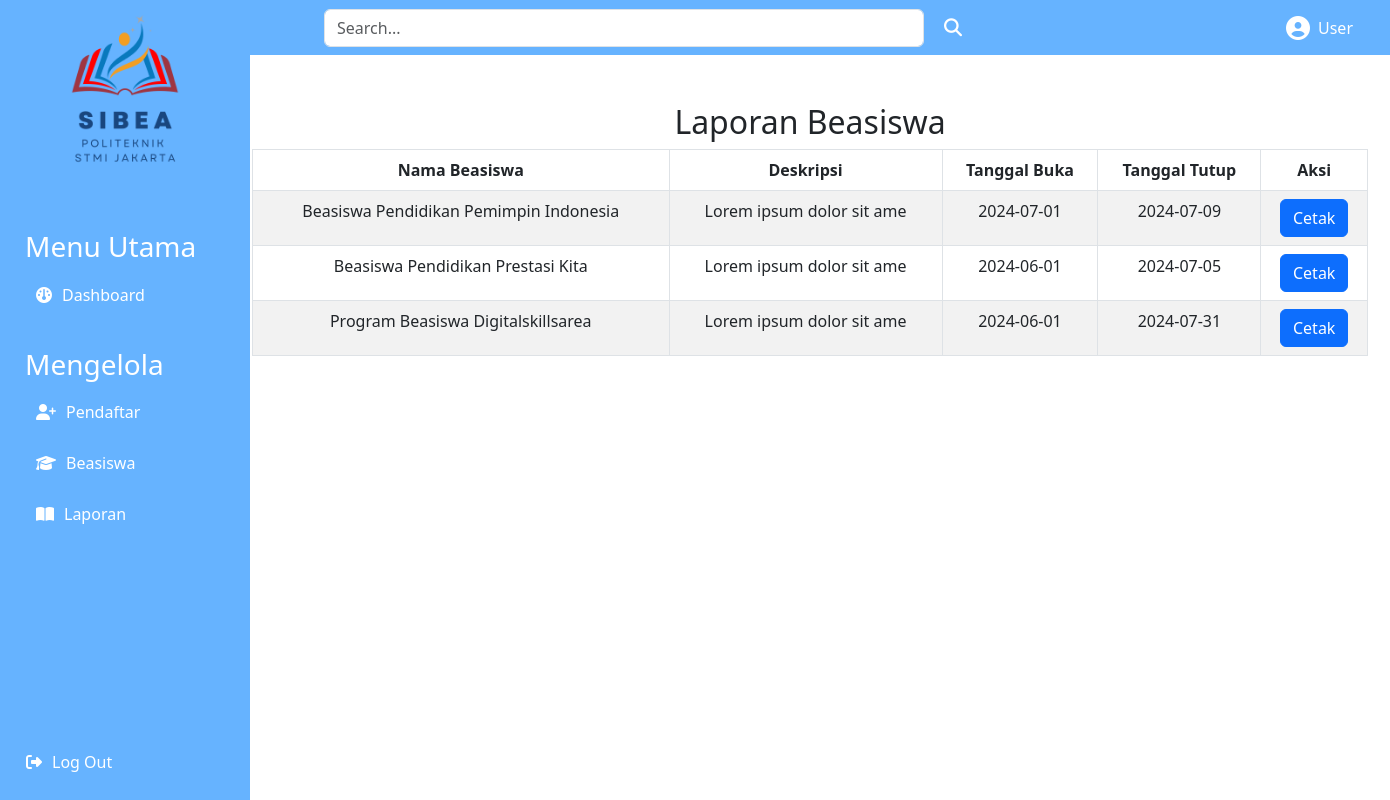
Screenshot of /dashboard/laporan/laporan.php with the database file from the repository.
### tables this page shows
CREATE TABLE `beasiswa` (
  `Id_beasiswa` int(11) NOT NULL,
  `Id_Admin` int(11) NOT NULL,
  `Nama_beasiswa` varchar(100) NOT NULL,
  `thumbnail` varchar(255) DEFAULT NULL,
  `Syarat` text DEFAULT NULL,
  `deskripsi` varchar(25) NOT NULL,
  `open_date` date NOT NULL,
  `close_date` date NOT NULL
);

### dashboard/laporan/laporan.php (the view, shortened to what this page needs)
<!DOCTYPE html>
<html lang="en">
<head>
    <link href="https://cdn.jsdelivr.net/npm/bootstrap@5.3.0/dist/css/bootstrap.min.css" rel="stylesheet">
    <link rel="stylesheet" href="../assets/style.css">
    <link rel="stylesheet" href="https://cdnjs.cloudflare.com/ajax/libs/font-awesome/6.4.0/css/all.min.css">
</head>
<body>
    <nav class="navbar navbar-expand-lg navbar-light">
        <div class="container-fluid">
            <div class="d-flex justify-content-between w-100">
                <form class="d-flex form-inline">
                    <input class="form-control me-2" type="search" placeholder="Search..." aria-label="Search">
                    <button class="btn btn-outline-light" type="submit">
                        <i class="fas fa-search"></i>
                    </button>
                </form>
            </div>
            <div class="d-flex align-items-center text-center" style="margin-right: 25px;">
                <i class="fas fa-user-circle" style="font-size: 24px; color: white; margin-right: 8px;"></i>
                <p class="mb-0 text-white">User</p>
            </div>
        </div>
    </nav>
    <div class="sidebar">
        <div class="logo text-center">
            <img src="../assets/logo.png" style="height: 150px; width:auto;" alt="Logo">
        </div>
        <div class="menu">
            <div class="menu-utama">
                <h3>Menu Utama</h3>
                <a href="../dashboard.php" class="btn">
                    <i class="fa-solid fa-gauge"></i>Dashboard
                </a>
            </div>
            <div class="menu-utama">
                <h3>Mengelola</h3>
                <a href="../pendaftar/pendaftar.php" class="btn">
                    <i class="fas fa-user-plus"></i>Pendaftar
                </a>
                <a href="../beasiswa/beasiswa.php" class="btn">
                    <i class="fas fa-graduation-cap"></i>Beasiswa
                </a>
                <a href="/beasiswa/dashboard/laporan/laporan.php" class="btn">
                    <i class="fa-solid fa-book-open"></i></i>Laporan
                </a>
            </div>
        </div>
        <div class="logout">
            <a href="../logout.php" class="btn">
                <i class="fas fa-sign-out-alt"></i> Log Out
            </a>
        </div>
    </div>
    <div class="container mt-5 text-center" style="margin-left: 240px;">
        <h2>Laporan Beasiswa</h2>
        <div class="table-responsive">
            <table class="table table-striped table-bordered">
                <thead>
                    <tr>
                        <th>Nama Beasiswa</th>
                        <th>Deskripsi</th>
                        <th>Tanggal Buka</th>
                        <th>Tanggal Tutup</th>
                        <th>Aksi</th>
                    </tr>
                </thead>
                <tbody>
                    <?php
                    include '../../koneksi.php';
                    $today = date("Y-m-d");
                    $sql = "SELECT * FROM beasiswa WHERE close_date < '$today'";
                    $result = $conn->query($sql);
                    if ($result->num_rows > 0) {
                        while ($row = $result->fetch_assoc()) {
                            echo '<tr>';
                            echo '<td>' . $row['Nama_beasiswa'] . '</td>';
                            echo '<td>' . $row['deskripsi'] . '</td>';
                            echo '<td>' . $row['open_date'] . '</td>';
                            echo '<td>' . $row['close_date'] . '</td>';
                            echo '<td><a href="cetak.php?Id_beasiswa=' . $row['Id_beasiswa'] . '" class="btn btn-primary">Cetak</a></td>';
                            echo '</tr>';
                        }
                    } else {
                        echo '<tr><td colspan="6">Tidak ada data beasiswa.</td></tr>';
                    }
                    ?>
                </tbody>
            </table>
        </div>
</body>
</html>

### dashboard/assets/style.css (style rules this page uses)
body { background-color: #ffffff; margin: 0; padding: 0; }
.navbar { background-color: #66b3ff; }
.sidebar { height: 100vh; width: 250px; position: fixed; top: 0; left: 0; background-color: #66b3ff; color: #000; padding: 15px; display: flex; flex-direction: column; justify-content: space-between; }
.sidebar .logo img { width: 100%; height: auto; }
.sidebar .menu { margin-top: 50px; }
.sidebar .menu a { text-decoration: none; color: white; display: flex; align-items: center; padding: 10px; margin: 5px 0; border-radius: 4px; }
.sidebar .menu i { margin-right: 10px; }
.menu-utama { padding: 10px; margin: 5px 0; color: white; }
.sidebar .logout { margin-top: auto; text-align: right; }
.sidebar .logout a { text-decoration: none; color: white; display: flex; align-items: center; padding: 10px; border-radius: 4px; }
.sidebar .logout i { margin-right: 10px; }
.navbar .form-inline { flex: 1; display: flex; align-items: center; justify-content: center; }
.navbar .form-inline .form-control { max-width: 600px; }
.navbar .form-inline .btn { border: none; background: transparent; color: white; font-size: 18px; }
.navbar .d-flex.align-items-center { color: white; }
.navbar .d-flex.align-items-center .fa-user-circle { font-size: 24px; margin-right: 8px; }

### rows the page displays
beasiswa: Nama_beasiswa "Beasiswa Pendidikan Pemimpin Indonesia", deskripsi "Lorem ipsum dolor sit ame", open_date "2024-07-01", close_date "2024-07-09"
beasiswa: Nama_beasiswa "Beasiswa Pendidikan Prestasi Kita", deskripsi "Lorem ipsum dolor sit ame", open_date "2024-06-01", close_date "2024-07-05"
beasiswa: Nama_beasiswa "Program Beasiswa Digitalskillsarea", deskripsi "Lorem ipsum dolor sit ame", open_date "2024-06-01", close_date "2024-07-31"
